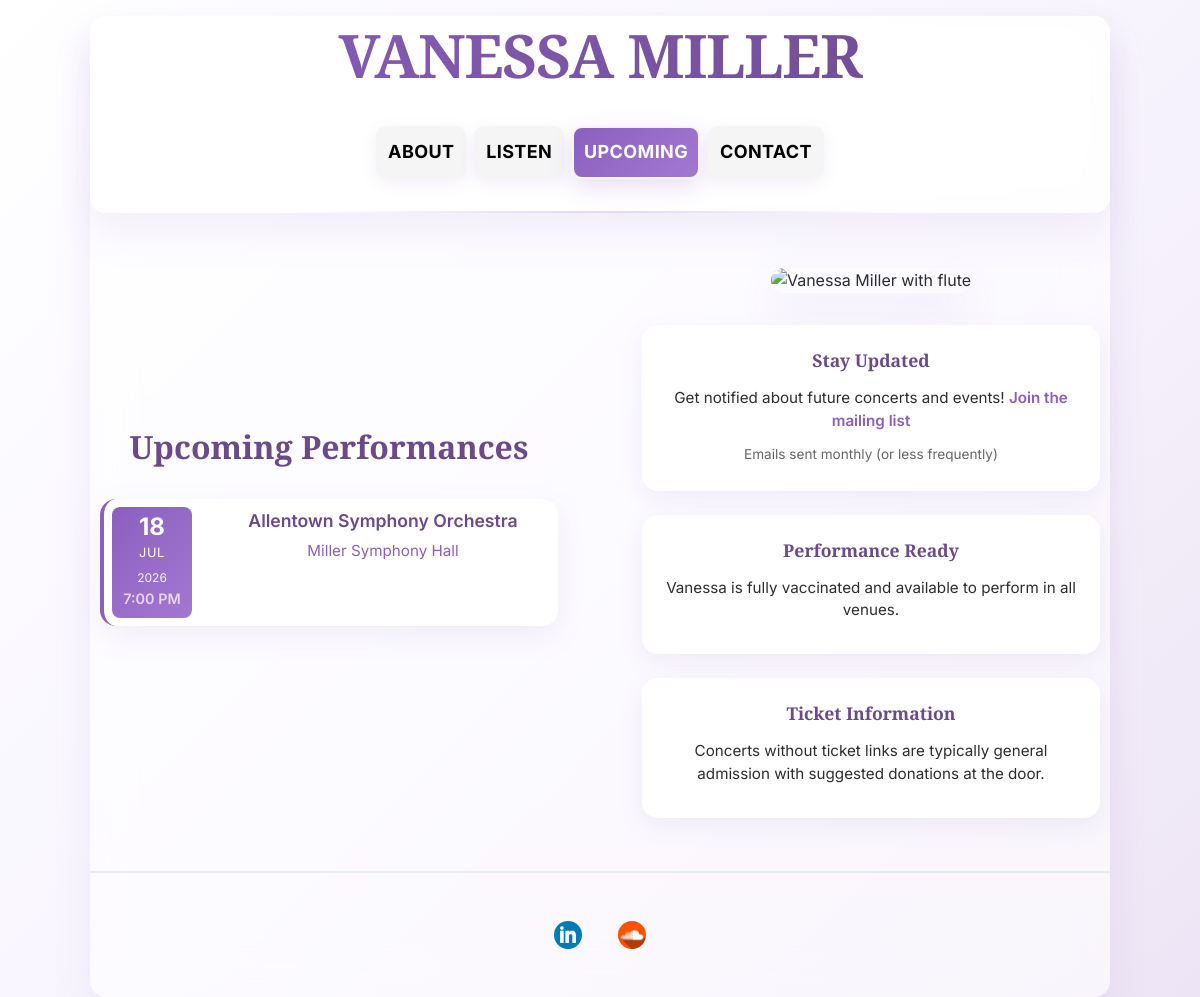
The app's page /news, older data.
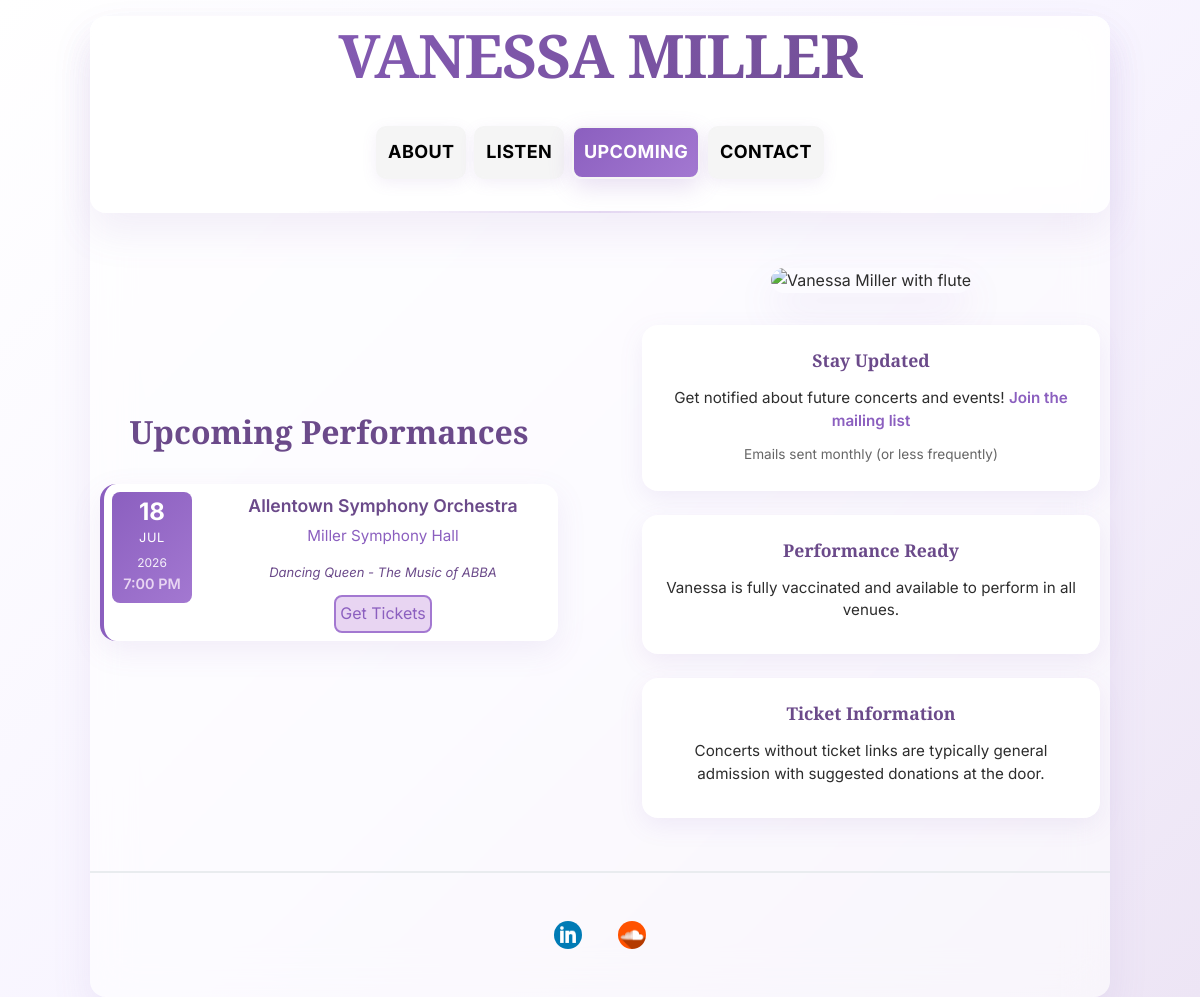
The same page, newer data.
### music/models.py (models this page shows)
class Concert(models.Model):
    date = models.DateField(null=False, blank=False)
    time = models.TimeField(null=False, blank=False)
    ensemble = models.ForeignKey("Ensemble", related_name="concerts", on_delete=models.CASCADE)
    venue = models.ForeignKey("Venue", related_name="concerts", on_delete=models.CASCADE)
    ticketLink = models.TextField(null=True, blank=True)
    programNote = models.TextField(null=True, blank=True)

class Ensemble(models.Model):
    name = models.CharField(max_length=255, blank=False, null=False)
    acronym = models.CharField(max_length=255, blank=False, null=False)
    orgLink = models.TextField(null=False, blank=False)

class Venue(models.Model):
    name = models.CharField(max_length=255, blank=False, null=False)
    shortLocation = models.CharField(max_length=255, blank=False, null=False)
    mapLink = models.TextField(null=True, blank=True)

### music/views.py (the view)
# urls.py: path("news", views.music_news, name="music_news"),
def music_news(request):
    context = {
        "breakpoints": settings.IMAGE_BREAKPOINTS,
        "concerts": Concert.objects.filter(date__gte=datetime.today()).order_by("date"),
    }
    return render(request, "music_news.html", context)

### music/templates/music_news.html (shortened to what this page needs)
{% extends "music_base.html" %}
{% load thumbnail %}
{% block page_content %}
<div class="flexContainer newsPage">
    <div class="flexItem newsPageText">
		<h2 class="section-heading-center">Upcoming Performances</h2>
        {% if concerts %}
        <div class="concerts-container">
            {% for c in concerts %}
            <div class="concert-card">
                <div class="concert-date">
                    <div class="date-day">{{ c.date|date:"d" }}</div>
                    <div class="date-month">{{ c.date|date:"M" }}</div>
                    <div class="date-year">{{ c.date|date:"Y" }}</div>
					<div class="concert-time">{{ c.time|date:"g:i A" }}</div>
                </div>
                <div class="concert-details">
                    <div class="concert-ensemble">
                        <a href="{{ c.ensemble.orgLink }}" target="_blank" rel="noopener">
                            {{ c.ensemble.name }}
                        </a>
                    </div>
                    <div class="concert-venue">
                        {% if c.venue.mapLink%}
                        <a href="{{ c.venue.mapLink }}" target="_blank" rel="noopener">{{ c.venue.name }}</a>
                        {% else %}
                        <p>{{c.venue.name}}</p>
                        {% endif %}
                    </div>
                    {% if c.programNote %}
                    <div class="concert-notes">
                        <p>{{ c.programNote }}</p>
                    </div>
                    {% endif %}
                    {% if c.ticketLink %}
                    <div class="concert-tickets">
                        <a href="{{ c.ticketLink }}" target="_blank" rel="noopener" class="ticket-link">
                            Get Tickets
                        </a>
                    </div>
                    {% endif %}
                </div>
            </div>
            {% endfor %}
        </div>
        {% else %}
        <div class="no-concerts-message">
            <h3>No Upcoming Concerts</h3>
            <p>Check back soon for new performance dates!</p>
        </div>
        {% endif %}
    </div>
    <div class="flexItem newsPageImage">
        {% with "music/flute_frontAngled.jpg" as imgPath %}
        <img src="{% thumbnail imgPath '1200' as im %}{{ im.url }}{% endthumbnail %}"
             srcset="
                {% for size in breakpoints %}
                {% thumbnail imgPath size as thumb %}
                {% endthumbnail %}
                {% endfor %}
             "
             class="halfPagePicture"
             alt="Vanessa Miller with flute"
             loading="lazy"/>
        {% endwith %}
		<div class="info-cards">
            <div class="info-card">
                <h3>Stay Updated</h3>
                <p>
                    Get notified about future concerts and events!
                    <a href="http://eepurl.com/iolM3c" target="_blank" rel="noopener" class="signup-link">
                        Join the mailing list
                    </a>
                </p>
                <small>Emails sent monthly (or less frequently)</small>
            </div>
            <div class="info-card">
                <h3>Performance Ready</h3>
                <p>
                    Vanessa is fully vaccinated and available to perform in all venues.
                </p>
            </div>
            <div class="info-card">
                <h3>Ticket Information</h3>
                <p>
                    Concerts without ticket links are typically general admission
                    with suggested donations at the door.
                </p>
            </div>
        </div>
    </div>
</div>
{% endblock %}

### music/templates/music_base.html (shortened to what this page needs)
{% load static %}
<!DOCTYPE html>
<html lang="en">
<head>
    <link rel="stylesheet" type="text/css" href="/static/base.css">
</head>
<body>
<div class="siteContainer">
    {% block top_content %}
    <header class="header">
        <h1>
            <a href="/">
                VANESSA MILLER
            </a>
        </h1>
        <nav class="navBar">
            <span>
                <a class="navItem" href="/about" aria-label="About Vanessa Miller">About</a>
                <a class="navItem" href="/recordings" aria-label="Listen to recordings">Listen</a>
                <a class="navItem" href="/news" aria-label="Upcoming concerts">Upcoming</a>
                <a class="navItem" href="/contact" aria-label="Contact Vanessa Miller">Contact</a>
            </span>
            <hr>
        </nav>
    </header>
    {% endblock %}
    <main>
        {% block page_content %} {% endblock %}
    </main>
    {% block bottom_content %}
    <footer class="bottomSocialMediaIcons">
        <div>
            <a target="_blank" href="https://www.linkedin.com/in/vanessagmiller/"
               aria-label="Vanessa Miller on LinkedIn" rel="noopener">
                <img class="icon" alt="LinkedIn" src="/static/icons/linkedin.png"
                     width="25" height="25" loading="lazy">
            </a>
            <a target="_blank" href="https://soundcloud.com/vmillermusic"
               aria-label="Vanessa Miller on SoundCloud" rel="noopener">
                <img class="icon" alt="SoundCloud" src="/static/icons/soundcloud.png"
                     width="25" height="25" loading="lazy">
            </a>
        </div>
    </footer>
    {% endblock %}
</div>
</body>
</html>

Row changes from the older to the newer data that the page shows:
changed Concert "7:00 PM": programNote (not shown) → "Dancing Queen - The Music of ABBA"
